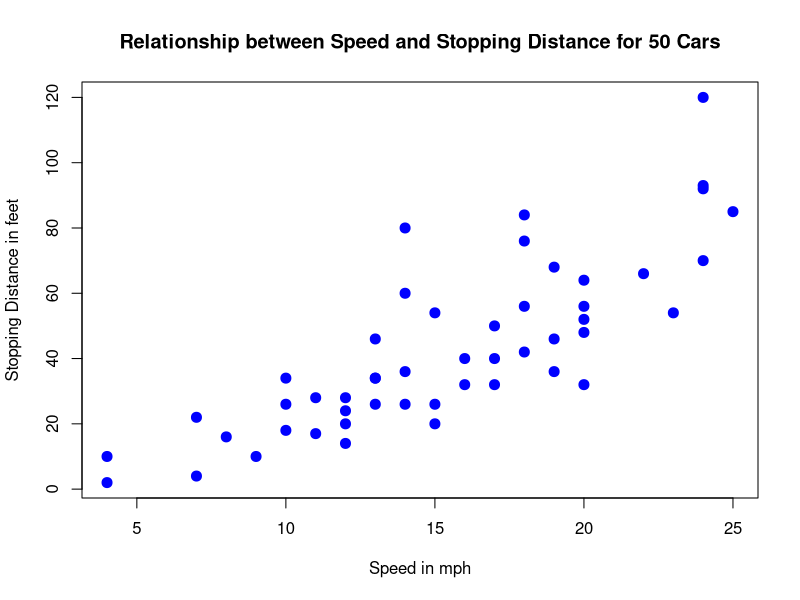

Here is the R script that generated this plot:
cars
summary(cars)
plot(cars, col='blue', pch=20, cex=2, main="Relationship between Speed and Stopping Distance for 50 Cars",
     xlab="Speed in mph", ylab="Stopping Distance in feet")
?plot

set.seed(122)
speed.c = scale(cars$speed, center=TRUE, scale=FALSE)
speed.c
mod1 = lm(formula = dist ~ speed.c, data = cars)
summary(mod1)
?scale
